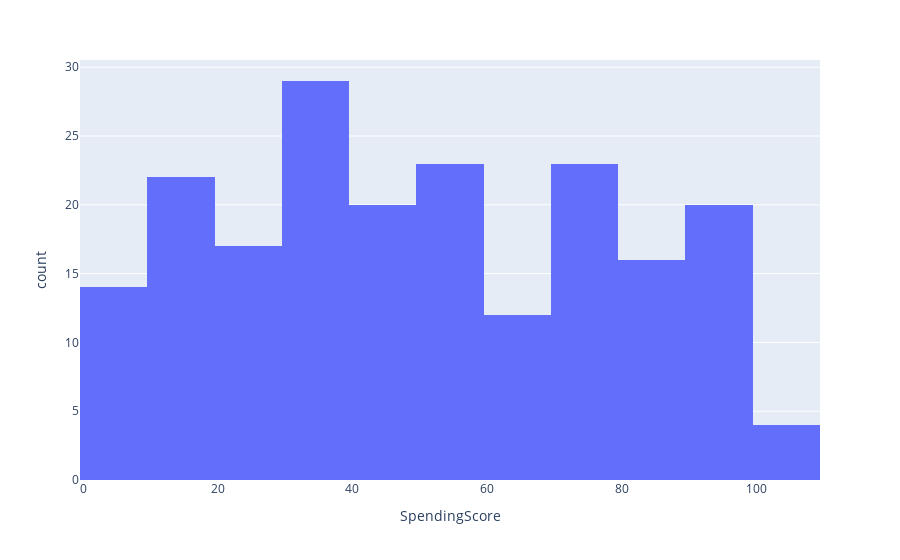

The cell this chart's notebook holds for it:
### Code cell
# Histogram - representation of the distribution of numerical data
df_histogram_ss = px.histogram(df, x = 'SpendingScore')
df_histogram_ss.show()

### Figure 1 — Plotly figure (JSON) as saved in the notebook; plotly's stock layout.template omitted (floating-point values rounded to 4 significant figures; data arrays with more than 128 entries replaced by an {"elided": "..."} marker saying what was removed)
{"data": [{"alignmentgroup": "True", "bingroup": "x", "hovertemplate": "SpendingScore=%{x}<br>count=%{y}<extra></extra>", "legendgroup": "", "marker": {"color": "#636efa", "pattern": {"shape": ""}}, "name": "", "offsetgroup": "", "orientation": "v", "showlegend": false, "type": "histogram", "x": {"elided": "200 int values"}, "xaxis": "x", "yaxis": "y"}], "layout": {"barmode": "relative", "legend": {"tracegroupgap": 0}, "margin": {"t": 60}, "xaxis": {"anchor": "y", "domain": [0, 1], "title": {"text": "SpendingScore"}}, "yaxis": {"anchor": "x", "domain": [0, 1], "title": {"text": "count"}}}}
